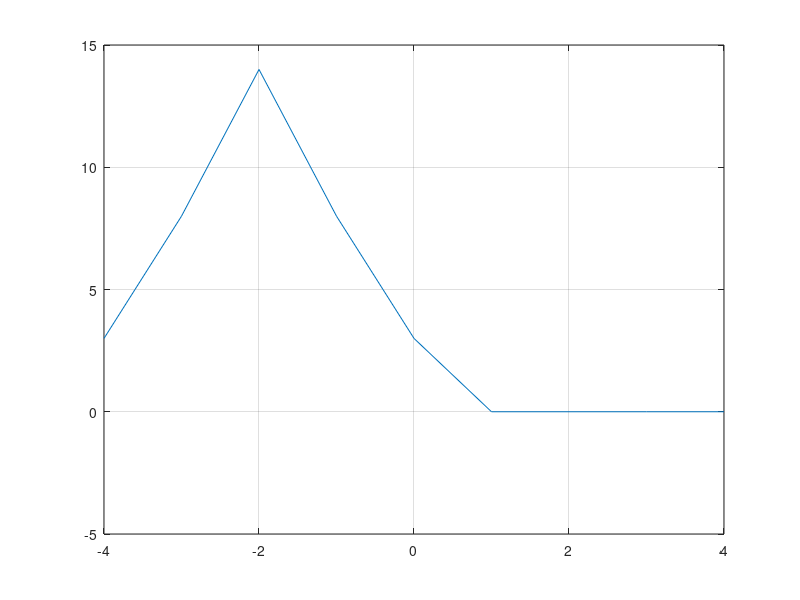

Here is the MATLAB script that generated this plot: (Note: this script raises an error after producing the figure.)
x = [1 2 3]
y = [0 0 1 2 3]

[z lag] = xcorr(x,y)
[a b] = max((lag))
plot(lag,z),grid;
%[a n] = sigshift(y,length(y),2)

%%
    load noisysignals s1 s2;  % load sensor signals
    [acor,lag] = xcorr(s2,s1)
    [~,I] = max(abs(acor))
    timeDiff = lag(I)         % sensor 2 leads sensor 1 by 350 samples
    subplot(311); plot(s1); title('s1');
    subplot(312); plot(s2); title('s2');
    subplot(313); plot(lag,acor);
    title('Cross-correlation between s1 and s2')
    %%
x = [1 1 1 2 3 0 1 0]
y = [5 1 2 3]
[x1 y1] = alignsignals(x,y)
